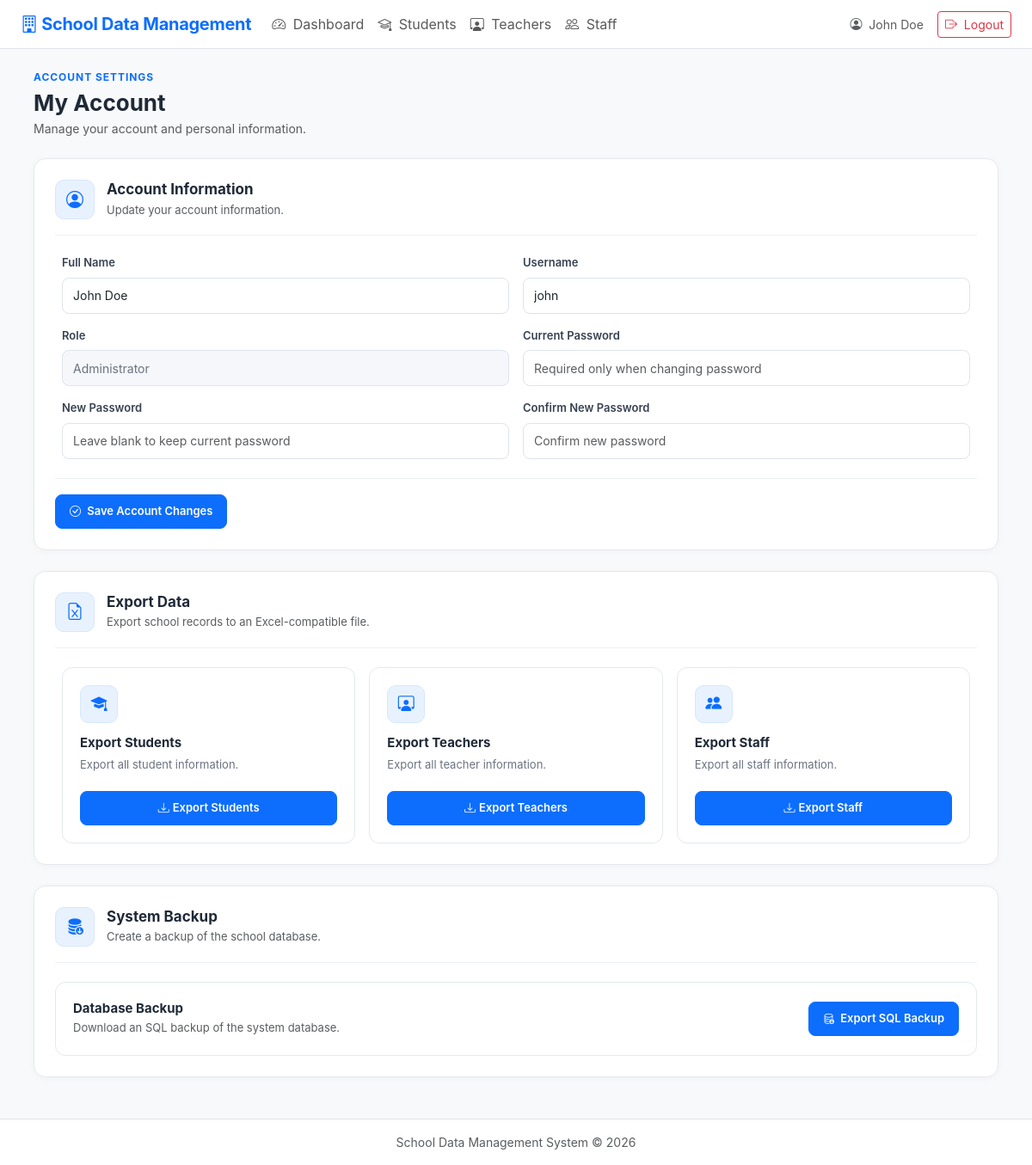
Page /account.php (signed in) on the committed database.
### tables this page shows
CREATE TABLE `users` (
  `id` int(10) UNSIGNED NOT NULL,
  `full_name` varchar(150) NOT NULL,
  `username` varchar(80) NOT NULL,
  `password` varchar(255) NOT NULL,
  `role` enum('Administrator','Teacher','Staff') NOT NULL DEFAULT 'Staff',
  `created_at` timestamp NOT NULL DEFAULT current_timestamp()
);

### config.php (called while the page is built, shortened)
<?php
function e($value) {
    return htmlspecialchars((string)$value, ENT_QUOTES, 'UTF-8');
}
?>

### account.php (the view, shortened to what this page needs)
<?php
require_once __DIR__ . '/config.php';
$userId = (int)($_SESSION['user_id'] ?? 0);
$role   = $_SESSION['role'] ?? '';
$isAdmin   = strcasecmp($role, 'Administrator') === 0;
$isTeacher = strcasecmp($role, 'Teacher') === 0;
$isStaff   = strcasecmp($role, 'Staff') === 0;
$stmt = $pdo->prepare("
    SELECT id, full_name, username, role
    FROM users
    WHERE id = ?
    LIMIT 1
");
$stmt->execute([$userId]);
$account = $stmt->fetch();
include 'header.php';
?>
<link rel="stylesheet" href="assets/account.css">
<div class="account-page">
    <div class="account-header">
        <span class="account-label">
            ACCOUNT SETTINGS
        </span>
        <h2 class="fw-bold mb-1">
            My Account
        </h2>
        <p class="text-muted mb-0">
            Manage your account and personal information.
        </p>
    </div>
    <div class="account-card mb-4">
        <div class="account-card-header">
            <div class="account-icon">
                <i class="bi bi-person-circle"></i>
            </div>
            <div>
                <h5 class="mb-1">
                    Account Information
                </h5>
                <p class="text-muted mb-0">
                    Update your account information.
                </p>
            </div>
        </div>
        <form method="POST" action="account_edit.php">
            <div class="row g-3">
                <div class="col-md-6">
                    <label class="form-label fw-semibold">
                        Full Name
                    </label>
                    <input
                        type="text"
                        name="full_name"
                        class="form-control"
                        value="<?= e($account['full_name']) ?>"
                        required
                    >
                </div>
                <div class="col-md-6">
                    <label class="form-label fw-semibold">
                        Username
                    </label>
                    <input
                        type="text"
                        name="username"
                        class="form-control"
                        value="<?= e($account['username']) ?>"
                        required
                    >
                </div>
                <div class="col-md-6">
                    <label class="form-label fw-semibold">
                        Role
                    </label>
                    <input
                        type="text"
                        class="form-control"
                        value="<?= e($account['role']) ?>"
                        readonly
                    >
                </div>
                <div class="col-md-6">
                    <label class="form-label fw-semibold">
                        Current Password
                    </label>
                    <input
                        type="password"
                        name="current_password"
                        class="form-control"
                        placeholder="Required only when changing password"
                    >
                </div>
                <div class="col-md-6">
                    <label class="form-label fw-semibold">
                        New Password
                    </label>
                    <input
                        type="password"
                        name="new_password"
                        class="form-control"
                        placeholder="Leave blank to keep current password"
                    >
                </div>
                <div class="col-md-6">
                    <label class="form-label fw-semibold">
                        Confirm New Password
                    </label>
                    <input
                        type="password"
                        name="confirm_password"
                        class="form-control"
                        placeholder="Confirm new password"
                    >
                </div>
            </div>
            <div class="mt-4">
                <button
                    type="submit"
                    class="btn btn-primary"
                >
                    <i class="bi bi-check-circle me-1"></i>
                    Save Account Changes
                </button>
            </div>
        </form>
    </div>
    <div class="account-card mb-4">
        <div class="account-card-header">
            <div class="account-icon">
                <i class="bi bi-file-earmark-excel"></i>
            </div>
            <div>
                <h5 class="mb-1">
                    Export Data
                </h5>
                <p class="text-muted mb-0">
                    Export school records to an Excel-compatible file.
                </p>
            </div>
        </div>
        <div class="row g-3">
            <?php if ($isTeacher || $isStaff || $isAdmin): ?>
                <div class="col-md-4">
                    <div class="export-card">
                        <div class="export-icon">
                            <i class="bi bi-mortarboard-fill"></i>
                        </div>
                        <h6>
                            Export Students
                        </h6>
                        <p>
                            Export all student information.
                        </p>
                        <button
                            type="button"
                            class="btn btn-primary btn-sm w-100"
                            data-bs-toggle="modal"
                            data-bs-target="#exportStudentsModal"
                        >
                            <i class="bi bi-download me-1"></i>
                            Export Students
                        </button>
                    </div>
                </div>
            <?php endif; ?>
            <?php if ($isStaff || $isAdmin): ?>
                <div class="col-md-4">
                    <div class="export-card">
                        <div class="export-icon">
                            <i class="bi bi-person-workspace"></i>
                        </div>
                        <h6>
                            Export Teachers
                        </h6>
                        <p>
                            Export all teacher information.
                        </p>
                        <button
                            type="button"
                            class="btn btn-primary btn-sm w-100"
                            data-bs-toggle="modal"
                            data-bs-target="#exportTeachersModal"
                        >
                            <i class="bi bi-download me-1"></i>
                            Export Teachers
                        </button>
                    </div>
                </div>
            <?php endif; ?>
            <?php if ($isAdmin): ?>
                <div class="col-md-4">
                    <div class="export-card">
                        <div class="export-icon">
                            <i class="bi bi-people-fill"></i>
                        </div>
                        <h6>
                            Export Staff
                        </h6>
                        <p>
                            Export all staff information.
                        </p>
                        <button
                            type="button"
                            class="btn btn-primary btn-sm w-100"
                            data-bs-toggle="modal"
                            data-bs-target="#exportStaffModal"
                        >
                            <i class="bi bi-download me-1"></i>
                            Export Staff
                        </button>
                    </div>
                </div>
            <?php endif; ?>
        </div>
    </div>
    <?php if ($isAdmin): ?>
        <div class="account-card mb-4">
            <div class="account-card-header">
                <div class="account-icon">
                    <i class="bi bi-database-fill-down"></i>
                </div>
                <div>
                    <h5 class="mb-1">
                        System Backup
                    </h5>
                    <p class="text-muted mb-0">
                        Create a backup of the school database.
                    </p>
                </div>
            </div>
            <div class="backup-card">
                <div>
                    <h6 class="mb-1">
                        Database Backup
                    </h6>
                    <p class="text-muted mb-0">
                        Download an SQL backup of the system database.
                    </p>
                </div>
                <button
                    type="button"
                    class="btn btn-primary"
                    data-bs-toggle="modal"
                    data-bs-target="#backupModal"
                >
                    <i class="bi bi-database-down me-1"></i>
                    Export SQL Backup
                </button>
            </div>
        </div>
    <?php endif; ?>
</div>
<?php include 'footer.php'; ?>

### assets/style.css (style rules this page uses)
body { font-family: Inter, system-ui, -apple-system, "Segoe UI", sans-serif; }
.form-label { font-weight: 600; font-size: .9rem; }

### assets/navigation.css (style rules this page uses)
html, body { min-height: 100%; }
body { display: flex; flex-direction: column; min-height: 100vh; }

### assets/account.css (style rules this page uses)
.account-page { width: 100%; max-width: 1200px; margin: 0 auto; padding: 0 15px; box-sizing: border-box; }
.account-card { width: 100%; background: #fff; border: 1px solid #e4e9ef; border-radius: 14px; padding: 24px; box-sizing: border-box; box-shadow: 0 2px 8px rgba(0, 0, 0, 0.03); }
.export-card { width: 100%; height: 100%; min-height: 205px; display: flex; flex-direction: column; padding: 20px; background: #fff; border: 1px solid #e4e9ef; border-radius: 12px; box-sizing: border-box; }
.export-card p { flex-grow: 1; }
.export-card .btn { width: 100%; margin-top: 18px; }
.account-header { margin-bottom: 24px; }
.account-label { display: block; color: #0d6efd; font-size: 12px; font-weight: 700; letter-spacing: 0.08em; margin-bottom: 5px; }
.account-header h2 { font-size: 26px; color: #1f2937; }
.account-header p { font-size: 14px; }
.account-card { width: 100%; background: #ffffff; border: 1px solid #e4e9ef; border-radius: 14px; padding: 24px; box-shadow: 0 2px 8px rgba(0, 0, 0, 0.03); margin-bottom: 24px; }
.account-card-header { width: 100%; min-height: 64px; display: flex; align-items: center; gap: 14px; padding-bottom: 18px; margin-bottom: 22px; border-bottom: 1px solid #edf0f3; }
.account-card-header h5 { margin: 0 0 4px 0; font-size: 17px; font-weight: 700; color: #1f2937; }
.account-card-header p { margin: 0; font-size: 13px; color: #6b7280; }
.account-icon { width: 46px; height: 46px; min-width: 46px; display: flex; align-items: center; justify-content: center; background: #e8f2ff; border: 1px solid #d7e7fb; border-radius: 10px; color: #0d6efd; font-size: 20px; }
.account-card .form-label { display: block; margin-bottom: 7px; font-size: 13px; font-weight: 600; color: #374151; }
.account-card .form-control, .account-card .form-select { width: 100%; height: 42px; border: 1px solid #dfe4ea; border-radius: 8px; padding: 8px 12px; font-size: 14px; background: #ffffff; box-shadow: none; }
.account-card .form-control[readonly] { background: #f5f7fa; color: #6b7280; }
.account-card > form > .mt-4 { margin-top: 22px !important; padding-top: 18px; border-top: 1px solid #edf0f3; }
.account-card .btn-primary { min-height: 40px; padding: 8px 16px; border-radius: 8px; font-size: 13px; font-weight: 600; background: #0d6efd; border-color: #0d6efd; }
.account-card .row.g-3 { width: 100%; margin-left: 0; margin-right: 0; }
.export-card { width: 100%; height: 100%; min-height: 205px; display: flex; flex-direction: column; padding: 20px; background: #ffffff; border: 1px solid #e4e9ef; border-radius: 12px; box-sizing: border-box; transition: border-color 0.2s ease, box-shadow 0.2s ease; }
.export-icon { width: 44px; height: 44px; min-width: 44px; display: flex; align-items: center; justify-content: center; margin-bottom: 14px; background: #e8f2ff; border: 1px solid #d7e7fb; border-radius: 10px; color: #0d6efd; font-size: 19px; }
.export-card h6 { margin: 0 0 7px 0; font-size: 15px; font-weight: 700; color: #1f2937; }
.export-card p { margin: 0; font-size: 13px; line-height: 1.5; color: #6b7280; flex-grow: 1; }
.export-card .btn { width: 100%; height: 38px; margin-top: 18px; display: flex; align-items: center; justify-content: center; border-radius: 8px; font-size: 13px; font-weight: 600; }
.backup-card { width: 100%; min-height: 86px; display: flex; align-items: center; justify-content: space-between; gap: 20px; padding: 18px 20px; box-sizing: border-box; background: #ffffff; border: 1px solid #e4e9ef; border-radius: 12px; }
.backup-card h6 { margin: 0 0 5px 0; font-size: 15px; font-weight: 700; color: #1f2937; }
.backup-card p { margin: 0; font-size: 13px; color: #6b7280; }
.backup-card .btn { flex-shrink: 0; min-width: 170px; height: 40px; border-radius: 8px; font-size: 13px; font-weight: 600; }

### rows in the picture
users: full_name "John Doe", username "john", role "Administrator"

### other values in the picture
$_SESSION['full_name'] "John Doe"
